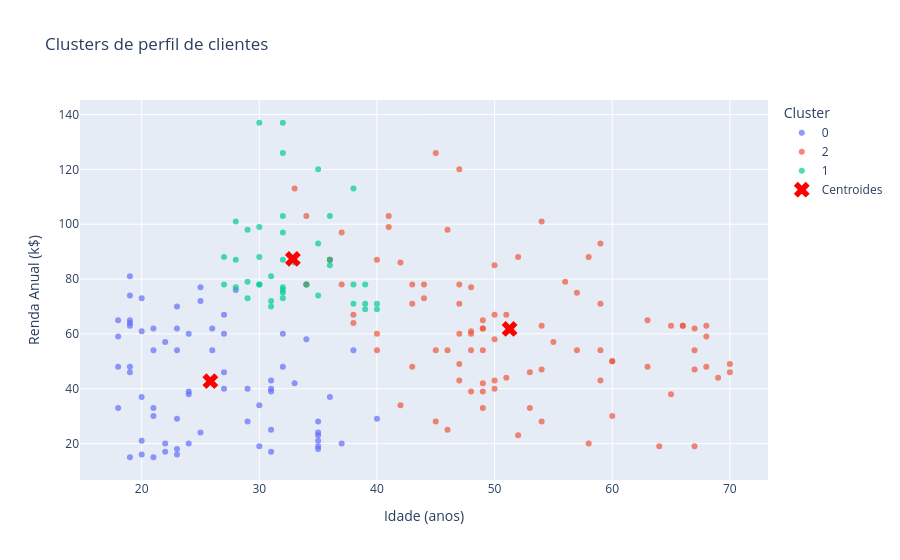

This figure's notebook cell:
### Code cell
df_clusters = pd.DataFrame({
	'Age':df['Age'],
	'Annual Income (k$)': df['Annual Income (k$)'],
	'cluster': labels.astype(str)
})

fig = px.scatter(df_clusters, x='Age', y='Annual Income (k$)', color='cluster',
		color_continuous_scale='viridis', opacity=0.7,
		title='Clusters de perfil de clientes')

fig.add_scatter(x=centroides_originais[:, 0], y=centroides_originais[:, 1],
		mode='markers', marker=dict(color='red', symbol='x', size=14),
		name='Centroides')

fig.update_layout(xaxis_title='Idade (anos)', yaxis_title='Renda Anual (k$)',
		legend_title='Cluster')
fig.show()

### Figure 1 — Plotly figure (JSON) as saved in the notebook; plotly's stock layout.template omitted (floating-point values rounded to 4 significant figures)
{"data": [{"hovertemplate": "cluster=0<br>Age=%{x}<br>Annual Income (k$)=%{y}<extra></extra>", "legendgroup": "0", "marker": {"color": "#636efa", "opacity": 0.7, "symbol": "circle"}, "mode": "markers", "name": "0", "orientation": "v", "showlegend": true, "type": "scatter", "x": [19, 21, 20, 23, 31, 22, 35, 23, 30, 35, 24, 37, 22, 35, 20, 35, 35, 25, 31, 29, 35, 40, 23, 21, 18, 21, 30, 36, 20, 24, 31, 24, 27, 29, 31, 33, 31, 27, 19, 18, 19, 32, 26, 23, 38, 21, 22, 34, 18, 32, 24, 27, 20, 23, 26, 21, 19, 19, 18, 19, 27, 23, 25, 20, 19, 28, 25, 19], "xaxis": "x", "y": [15, 15, 16, 16, 17, 17, 18, 18, 19, 19, 20, 20, 20, 21, 21, 23, 24, 24, 25, 28, 28, 29, 29, 30, 33, 33, 34, 37, 37, 38, 39, 39, 40, 40, 40, 42, 43, 46, 46, 48, 48, 48, 54, 54, 54, 54, 57, 58, 59, 60, 60, 60, 61, 62, 62, 62, 63, 64, 65, 65, 67, 70, 72, 73, 74, 76, 77, 81], "yaxis": "y"}, {"hovertemplate": "cluster=2<br>Age=%{x}<br>Annual Income (k$)=%{y}<extra></extra>", "legendgroup": "2", "marker": {"color": "#EF553B", "opacity": 0.7, "symbol": "circle"}, "mode": "markers", "name": "2", "orientation": "v", "showlegend": true, "type": "scatter", "x": [64, 67, 58, 52, 46, 54, 45, 60, 53, 49, 42, 65, 48, 49, 50, 49, 59, 50, 47, 51, 69, 53, 70, 67, 54, 63, 43, 68, 70, 47, 60, 60, 59, 45, 40, 49, 57, 67, 46, 48, 55, 50, 68, 48, 40, 47, 48, 49, 67, 49, 66, 54, 68, 66, 65, 38, 63, 49, 51, 50, 38, 43, 59, 47, 44, 57, 48, 34, 43, 44, 47, 37, 34, 56, 50, 42, 36, 40, 36, 52, 58, 59, 37, 46, 41, 54, 41, 34, 33, 47, 45], "xaxis": "x", "y": [19, 19, 20, 23, 25, 28, 28, 30, 33, 33, 34, 38, 39, 39, 40, 42, 43, 43, 43, 44, 44, 46, 46, 47, 47, 48, 48, 48, 49, 49, 50, 50, 54, 54, 54, 54, 54, 54, 54, 54, 57, 58, 59, 60, 60, 60, 61, 62, 62, 62, 63, 63, 63, 63, 63, 64, 65, 65, 67, 67, 67, 71, 71, 71, 73, 75, 77, 78, 78, 78, 78, 78, 78, 79, 85, 86, 87, 87, 87, 88, 88, 93, 97, 98, 99, 101, 103, 103, 113, 120, 126], "yaxis": "y"}, {"hovertemplate": "cluster=1<br>Age=%{x}<br>Annual Income (k$)=%{y}<extra></extra>", "legendgroup": "1", "marker": {"color": "#00cc96", "opacity": 0.7, "symbol": "circle"}, "mode": "markers", "name": "1", "orientation": "v", "showlegend": true, "type": "scatter", "x": [40, 39, 31, 40, 38, 39, 31, 29, 32, 35, 32, 32, 28, 32, 34, 39, 38, 27, 30, 30, 29, 31, 36, 33, 32, 28, 36, 30, 27, 35, 32, 29, 30, 28, 36, 32, 38, 35, 32, 32, 30], "xaxis": "x", "y": [69, 69, 70, 71, 71, 71, 72, 73, 73, 74, 75, 76, 77, 77, 78, 78, 78, 78, 78, 78, 79, 81, 85, 86, 87, 87, 87, 88, 88, 93, 97, 98, 99, 101, 103, 103, 113, 120, 126, 137, 137], "yaxis": "y"}, {"marker": {"color": "red", "size": 14, "symbol": "x"}, "mode": "markers", "name": "Centroides", "type": "scatter", "x": [25.84, 32.85, 51.27], "y": [42.75, 87.34, 61.8]}], "layout": {"autosize": true, "legend": {"title": {"text": "Cluster"}, "tracegroupgap": 0}, "title": {"text": "Clusters de perfil de clientes"}, "xaxis": {"anchor": "y", "autorange": true, "domain": [0, 1], "range": [14.84, 73.16], "title": {"text": "Idade (anos)"}, "type": "linear"}, "yaxis": {"anchor": "x", "autorange": true, "domain": [0, 1], "range": [4.932, 147.1], "title": {"text": "Renda Anual (k$)"}, "type": "linear"}}}
